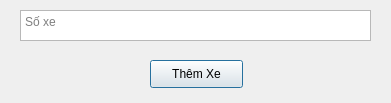
<?xml version="1.0" encoding="UTF-8"?>
<ui version="4.0">
 <class>Dialog</class>
 <widget class="QDialog" name="Dialog">
  <property name="geometry">
   <rect>
    <x>0</x>
    <y>0</y>
    <width>391</width>
    <height>103</height>
   </rect>
  </property>
  <property name="windowTitle">
   <string>Thêm xe gửi</string>
  </property>
  <widget class="QPushButton" name="pushButton">
   <property name="geometry">
    <rect>
     <x>150</x>
     <y>60</y>
     <width>93</width>
     <height>28</height>
    </rect>
   </property>
   <property name="text">
    <string>Thêm Xe</string>
   </property>
  </widget>
  <widget class="QTextEdit" name="textEdit">
   <property name="geometry">
    <rect>
     <x>20</x>
     <y>10</y>
     <width>351</width>
     <height>31</height>
    </rect>
   </property>
   <property name="placeholderText">
    <string>Số xe</string>
   </property>
  </widget>
 </widget>
 <resources/>
 <connections/>
</ui>
